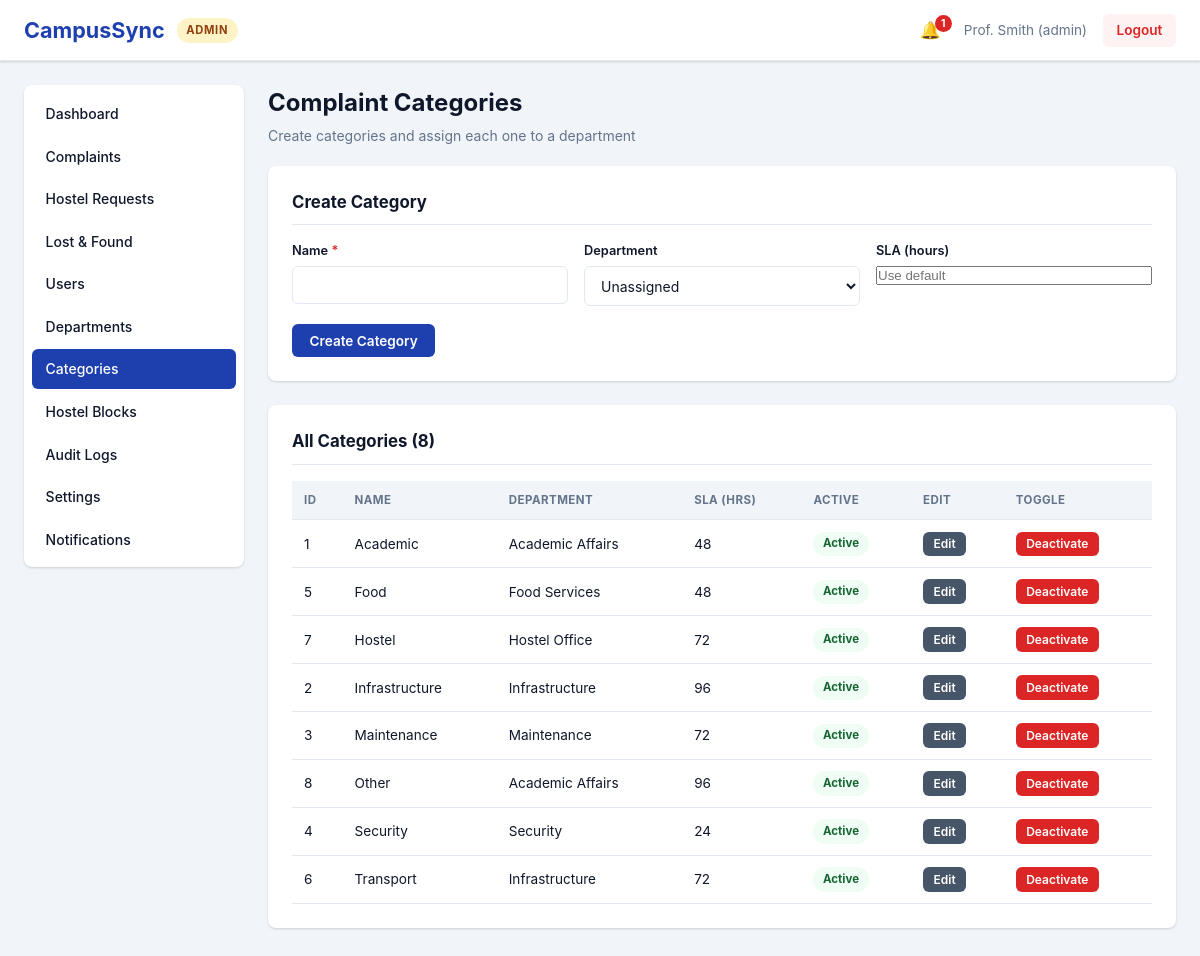
Page /admin/categories (signed in) on the earlier database version.
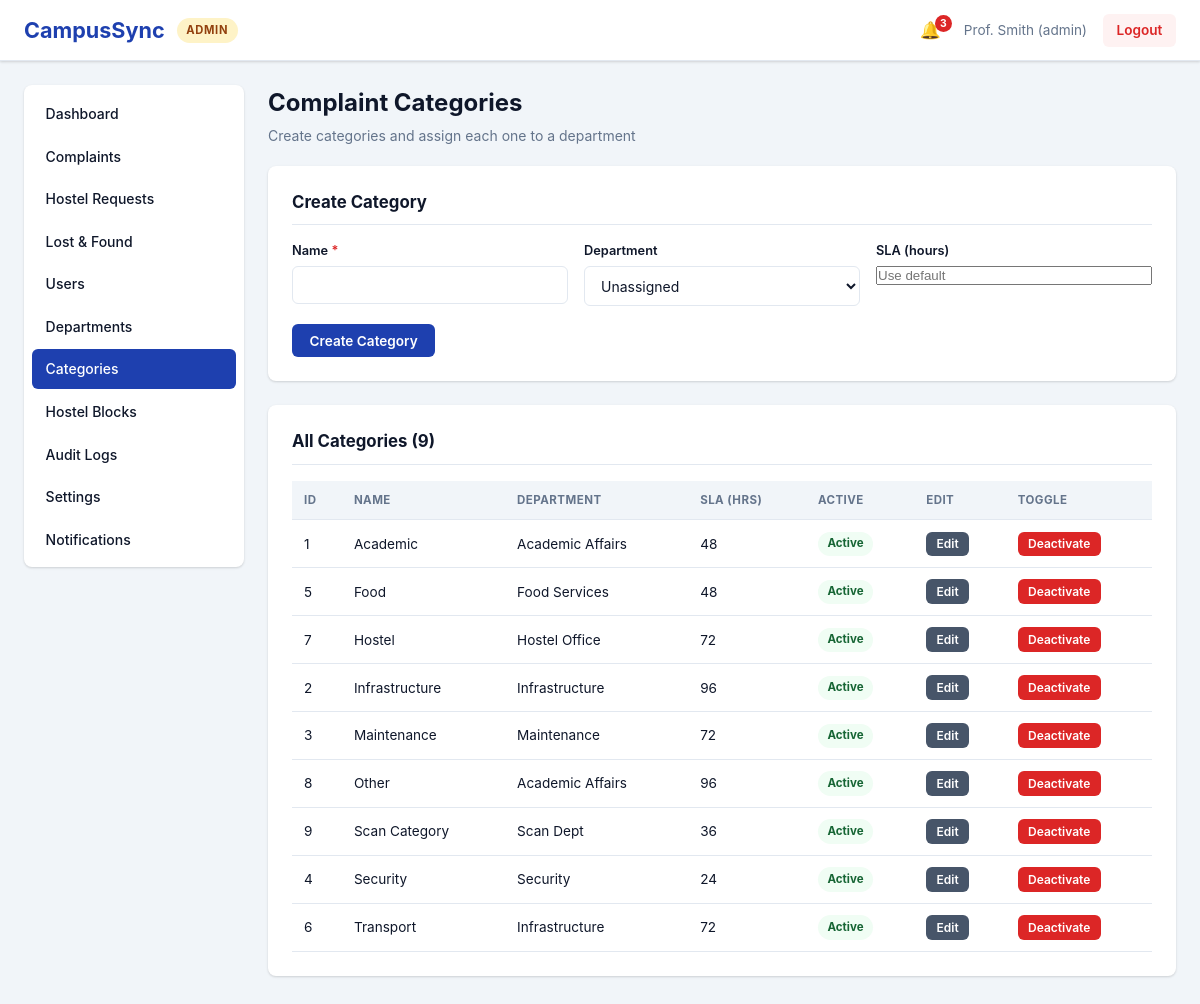
Same page on the later database version.
### models.py (models this page shows, shortened)
class ComplaintCategory(db.Model):
    __tablename__ = 'complaint_categories'
    id = db.Column(db.Integer, primary_key=True)
    name = db.Column(db.String(100), unique=True, nullable=False)
    department_id = db.Column(db.Integer, db.ForeignKey('departments.id'), nullable=True)
    sla_hours = db.Column(db.Integer)          # per-category SLA override
    is_active = db.Column(db.Boolean, default=True)
    created_at = db.Column(db.DateTime, default=datetime.utcnow)

class Department(db.Model):
    __tablename__ = 'departments'
    id = db.Column(db.Integer, primary_key=True)
    name = db.Column(db.String(100), unique=True, nullable=False)
    code = db.Column(db.String(20), unique=True)
    description = db.Column(db.Text)
    is_active = db.Column(db.Boolean, default=True)
    created_at = db.Column(db.DateTime, default=datetime.utcnow)
    categories = db.relationship('ComplaintCategory', backref='department', lazy=True)
    staff_members = db.relationship('User', backref='department', lazy=True)

### routes/admin.py (the view, shortened to what this page needs)
@admin_bp.route('/categories', methods=['GET', 'POST'])
@admin_required
def categories():
    user = current_user()
    return render_template('admin/categories.html',
                           categories=ComplaintCategory.query.order_by(
                               ComplaintCategory.name).all(),
                           departments=Department.query.order_by(Department.name).all(),
                           unread_notifications=unread_count(user.id))

### security.py (called while the page is built)
def current_user():
    user_id = session.get('user_id')
    if not user_id:
        return None
    return db.session.get(User, user_id)

def role_required(*roles):
    def decorator(view):
        @wraps(view)
        def wrapped(*args, **kwargs):
            user = current_user()
            if not user:
                flash('Please log in to access this page.', 'error')
                return redirect(url_for('auth.login'))
            if not user.is_active:
                session.clear()
                flash('Your account has been deactivated. Contact the administrator.', 'error')
                return redirect(url_for('auth.login'))
            if user.role not in roles:
                log_action(user, 'ACCESS_DENIED',
                           module=roles[0],
                           description='Role %s tried to open %s' % (user.role, request.path))
                return _deny()
            return view(*args, **kwargs)
        return wrapped
    return decorator

def unread_count(user_id):
    return Notification.query.filter_by(user_id=user_id, is_read=False).count()

### templates/admin/categories.html (shortened to what this page needs)
{% extends 'base.html' %}
{% block content %}
<div class='page-container'>
    <div class='page-header'>
        <h2>Complaint Categories</h2>
        <p>Create categories and assign each one to a department</p>
    </div>
    <form method='POST' class='form-card' novalidate>
        <h3>Create Category</h3>
        <div class='form-row'>
            <div class='form-group'>
                <label for='name'>Name <span class='required'>*</span></label>
                <input type='text' id='name' name='name' maxlength='100'>
            </div>
            <div class='form-group'>
                <label for='department_id'>Department</label>
                <select id='department_id' name='department_id'>
                    <option value=''>Unassigned</option>
                </select>
            </div>
            <div class='form-group'>
                <label for='sla_hours'>SLA (hours)</label>
                <input type='number' id='sla_hours' name='sla_hours' min='1' placeholder='Use default'>
            </div>
        </div>
        <button type='submit' class='btn btn-primary'>Create Category</button>
    </form>
    <div class='table-card'>
        <h3>All Categories ({{ categories|length }})</h3>
        <div class='table-responsive'>
            <table class='data-table'>
                <thead><tr><th>ID</th><th>Name</th><th>Department</th><th>SLA (hrs)</th><th>Active</th><th>Edit</th><th>Toggle</th></tr></thead>
                <tbody>
                    {% for c in categories %}
                    <tr class='{% if not c.is_active %}row-muted{% endif %}'>
                        <td>{{ c.id }}</td>
                        <td>{{ c.name }}</td>
                        <td>{{ c.department.name if c.department else 'Unassigned' }}</td>
                        <td>{{ c.sla_hours or 'Default' }}</td>
                        <td><span class='status-badge {% if c.is_active %}status-resolved{% else %}status-closed{% endif %}'>{% if c.is_active %}Active{% else %}Inactive{% endif %}</span></td>
                        <td><button class='btn btn-secondary btn-sm' type='button' data-modal-open='cat-{{ c.id }}'>Edit</button></td>
                        <td>
                            <form method='POST'>
                                <button type='submit' class='btn btn-sm {% if c.is_active %}btn-danger{% else %}btn-primary{% endif %}'>
                                    {% if c.is_active %}Deactivate{% else %}Activate{% endif %}
                                </button>
                            </form>
                        </td>
                    </tr>
                    {% endfor %}
                </tbody>
            </table>
        </div>
    </div>
</div>
{% endblock %}

### templates/base.html (shortened to what the changed rows need)
<!DOCTYPE html>
<html lang='en'>
<head>
    <link rel='stylesheet' href='{{ url_for('static', filename='css/style.css') }}'>
</head>
<body data-guard-exit="{{ 'true' if request.endpoint in ('student.dashboard', 'warden.dashboard', 'staff.dashboard', 'lostfound.dashboard', 'admin.dashboard') else 'false' }}" data-logout-url="{{ url_for('auth.logout') }}">
    <div class='app-container'>
        {% if session.user_id %}
        <header class='header'>
            <div class='header-left'>
                <h1 class='logo'>CampusSync</h1>
            </div>
            <div class='header-right'>
                <a href='{{ url_for('student.notifications') if session.role == 'student' else url_for('admin.notifications') if session.role == 'admin' else '#' }}'
                   class='notification-indicator {% if unread_notifications|default(0) > 0 %}has-unread{% endif %}'>
                    <span class='bell'>🔔</span>
                    {% if unread_notifications|default(0) > 0 %}
                        <span class='badge'>{{ unread_notifications }}</span>
                    {% endif %}
                </a>
            </div>
        </header>
        <div class='main-container'>
            <main class='content'>
                {% block content %}{% endblock %}
            </main>
        </div>
        {% else %}
            {% block login_content %}{% endblock %}
        {% endif %}
    </div>
</body>
</html>

Differences in the rows shown:
added ComplaintCategory: id "9", name "Scan Category", department "Scan Dept", sla_hours "36", is_active "Active"
Other differences:
{{ unread_notifications }}: "1" → "3"
{{ categories|length }}: "8" → "9"
